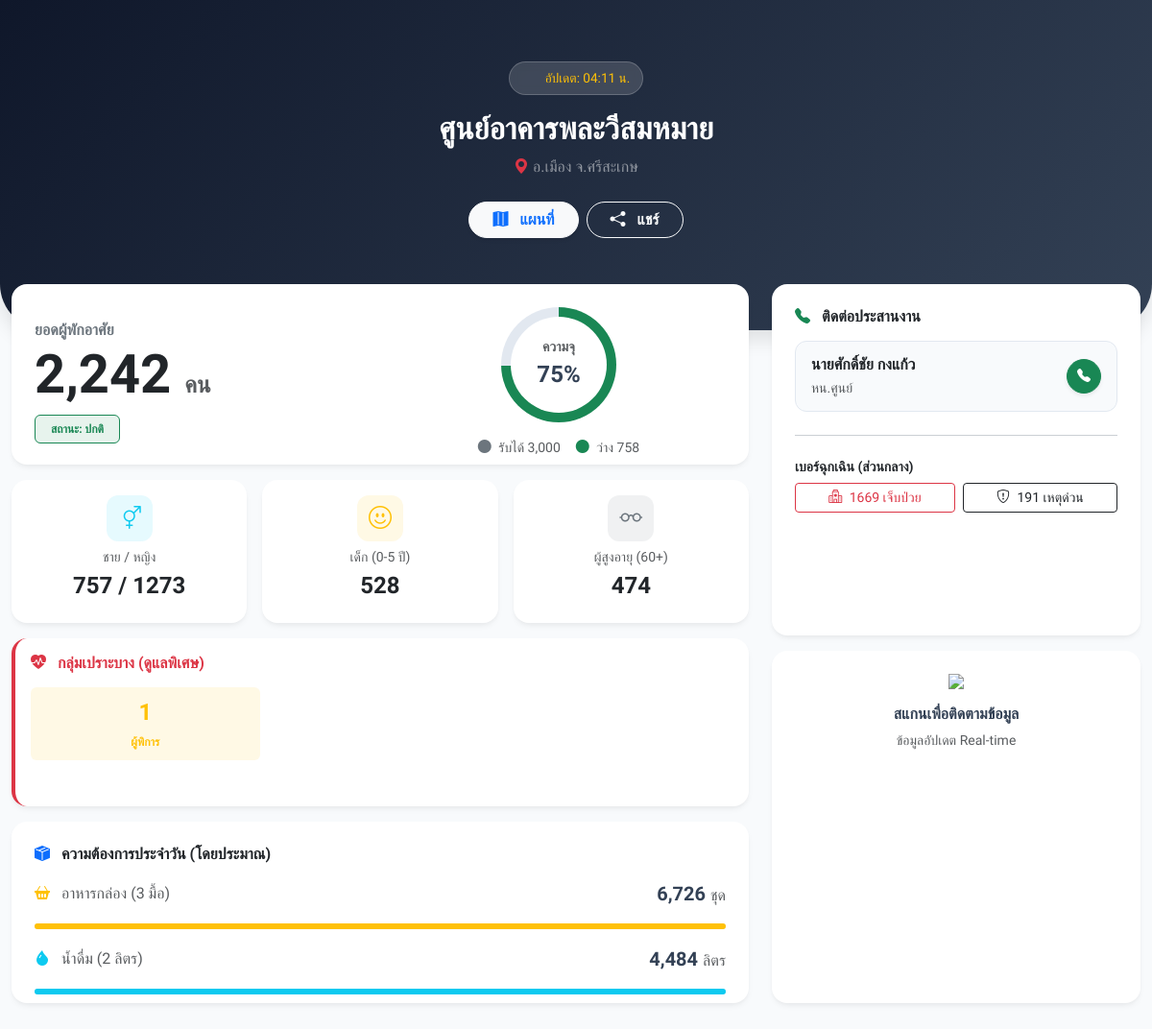
The page /public_dashboard.php?id=22 on the database its author committed.
### tables this page shows
CREATE TABLE `shelters` (
  `id` int(11) NOT NULL,
  `name` varchar(150) NOT NULL,
  `district` varchar(100) NOT NULL,
  `province` varchar(100) DEFAULT 'ศรีสะเกษ',
  `capacity` int(11) DEFAULT 100,
  `status` enum('OPEN','CLOSED') DEFAULT 'OPEN',
  `current_event` varchar(150) DEFAULT NULL,
  `last_updated` timestamp NOT NULL DEFAULT current_timestamp() ON UPDATE current_timestamp()
);

CREATE TABLE `shelter_coordinators` (
  `id` int(11) NOT NULL,
  `shelter_id` int(11) NOT NULL,
  `name` varchar(150) NOT NULL,
  `phone` varchar(50) DEFAULT NULL,
  `position` varchar(100) DEFAULT NULL
);

### public_dashboard.php (the view, shortened to what this page needs)
<?php
require_once 'config/db.php';
$id = $_GET['id'] ?? null;
$stmt = $pdo->prepare("SELECT * FROM shelters WHERE id = ?");
$stmt->execute([$id]);
$shelter = $stmt->fetch(PDO::FETCH_ASSOC);
$sql_total = "SELECT COUNT(*) FROM evacuees WHERE shelter_id = ? AND check_out_date IS NULL";
$stmt_total = $pdo->prepare($sql_total);
$stmt_total->execute([$id]);
$total = $stmt_total->fetchColumn();
$sql_gender = "SELECT
    SUM(CASE WHEN prefix IN ('นาย', 'ด.ช.') THEN 1 ELSE 0 END) as male,
    SUM(CASE WHEN prefix IN ('นาง', 'น.ส.', 'ด.ญ.') THEN 1 ELSE 0 END) as female
FROM evacuees WHERE shelter_id = ? AND check_out_date IS NULL";
$stmt_gender = $pdo->prepare($sql_gender);
$stmt_gender->execute([$id]);
$gender = $stmt_gender->fetch(PDO::FETCH_ASSOC);
$sql_age = "SELECT
    SUM(CASE WHEN age <= 5 THEN 1 ELSE 0 END) as kids,
    SUM(CASE WHEN age >= 60 THEN 1 ELSE 0 END) as elderly,
    SUM(CASE WHEN age > 5 AND age < 60 THEN 1 ELSE 0 END) as adults
FROM evacuees WHERE shelter_id = ? AND check_out_date IS NULL";
$stmt_age = $pdo->prepare($sql_age);
$stmt_age->execute([$id]);
$age_group = $stmt_age->fetch(PDO::FETCH_ASSOC);
$sql_vul = "SELECT
    SUM(CASE WHEN health_condition = 'ผู้ป่วยติดเตียง' THEN 1 ELSE 0 END) as bedridden,
    SUM(CASE WHEN health_condition = 'ผู้พิการ' THEN 1 ELSE 0 END) as disabled,
    SUM(CASE WHEN health_condition = 'ตั้งครรภ์' THEN 1 ELSE 0 END) as pregnant
FROM evacuees WHERE shelter_id = ? AND check_out_date IS NULL";
$stmt_vul = $pdo->prepare($sql_vul);
$stmt_vul->execute([$id]);
$vul = $stmt_vul->fetch(PDO::FETCH_ASSOC);
$stmt_coords = $pdo->prepare("SELECT * FROM shelter_coordinators WHERE shelter_id = ?");
$stmt_coords->execute([$id]);
$coordinators = $stmt_coords->fetchAll(PDO::FETCH_ASSOC);
$food_needed = $total * 3;
$water_needed = $total * 2;
$capacity = $shelter['capacity'];
$percent = ($capacity > 0) ? ($total / $capacity) * 100 : 0;
$vacant = max(0, $capacity - $total);
if ($percent >= 100) { $status_color = 'danger'; $status_text = 'เต็มพื้นที่'; }
else if ($percent >= 80) { $status_color = 'warning'; $status_text = 'หนาแน่น'; }
else { $status_color = 'success'; $status_text = 'ปกติ'; }
$current_url = (isset($_SERVER['HTTPS']) ? "https" : "http") . "://$_SERVER[HTTP_HOST]$_SERVER[REQUEST_URI]";
$map_link = "https://www.google.com/maps/search/?api=1&query=" . urlencode($shelter['name'] . " " . $shelter['district'] . " " . $shelter['province']);
?>
<!DOCTYPE html>
<html lang="th">
<head>
    <link href="https://cdn.jsdelivr.net/npm/bootstrap@5.3.0/dist/css/bootstrap.min.css" rel="stylesheet">
    <link rel="stylesheet" href="https://cdn.jsdelivr.net/npm/bootstrap-icons@1.11.0/font/bootstrap-icons.css">
</head>
<body>
    <div class="hero-banner text-center">
        <div class="container">
            <div class="update-badge text-warning">
                <span>อัปเดต: <?php echo date('H:i น.', strtotime($shelter['last_updated'])); ?></span>
            </div>
            <h1 class="fw-bold mb-2 fs-2 fs-md-1"><?php echo $shelter['name']; ?></h1>
            <p class="text-white-50 mb-4">
                <i class="bi bi-geo-alt-fill text-danger"></i> อ.<?php echo $shelter['district']; ?> จ.<?php echo $shelter['province']; ?>
            </p>
            <div class="d-flex justify-content-center gap-2 flex-wrap">
                <a href="<?php echo $map_link; ?>" target="_blank" class="btn btn-light rounded-pill px-4 fw-bold text-primary shadow-sm">
                    <i class="bi bi-map-fill me-2"></i> แผนที่
                </a>
                <button onclick="shareLink()" class="btn btn-outline-light rounded-pill px-4 fw-bold">
                    <i class="bi bi-share-fill me-2"></i> แชร์
                </button>
            </div>
        </div>
    </div>
    <div class="container" style="position: relative; z-index: 10;">
        <div class="dashboard-grid">
            <div class="d-flex flex-column gap-3">
                <div class="card-custom p-4">
                    <div class="row align-items-center gy-4">
                        <div class="col-md-6 text-center text-md-start">
                            <h6 class="text-secondary fw-bold text-uppercase mb-1">ยอดผู้พักอาศัย</h6>
                            <h1 class="display-4 fw-bold text-dark mb-0"><?php echo number_format($total); ?> <span class="fs-4 text-muted">คน</span></h1>
                            <div class="mt-2">
                                <span class="badge bg-<?php echo $status_color; ?> bg-opacity-10 text-<?php echo $status_color; ?> px-3 py-2 border border-<?php echo $status_color; ?>">
                                    สถานะ: <?php echo $status_text; ?>
                                </span>
                            </div>
                        </div>
                        <div class="col-md-6 text-center">
                            <div class="progress-ring">
                                <div class="progress-ring-inner">
                                    <small class="text-muted fw-bold">ความจุ</small>
                                    <span class="fs-4 fw-bold"><?php echo number_format($percent); ?>%</span>
                                </div>
                            </div>
                            <div class="mt-3 d-flex justify-content-center gap-3 small text-muted">
                                <div><i class="bi bi-circle-fill text-secondary me-1"></i> รับได้ <?php echo number_format($capacity); ?></div>
                                <div><i class="bi bi-circle-fill text-success me-1"></i> ว่าง <?php echo number_format($vacant); ?></div>
                            </div>
                        </div>
                    </div>
                </div>
                <div class="stats-row">
                    <div class="card-custom p-3 text-center">
                        <div class="stat-icon bg-info bg-opacity-10 text-info mx-auto"><i class="bi bi-gender-ambiguous"></i></div>
                        <h6 class="text-muted small">ชาย / หญิง</h6>
                        <h4 class="fw-bold text-dark"><?php echo $gender['male']; ?> / <?php echo $gender['female']; ?></h4>
                    </div>
                    <div class="card-custom p-3 text-center">
                        <div class="stat-icon bg-warning bg-opacity-10 text-warning mx-auto"><i class="bi bi-emoji-smile"></i></div>
                        <h6 class="text-muted small">เด็ก (0-5 ปี)</h6>
                        <h4 class="fw-bold text-dark"><?php echo $age_group['kids']; ?></h4>
                    </div>
                    <div class="card-custom p-3 text-center">
                        <div class="stat-icon bg-secondary bg-opacity-10 text-secondary mx-auto"><i class="bi bi-eyeglasses"></i></div>
                        <h6 class="text-muted small">ผู้สูงอายุ (60+)</h6>
                        <h4 class="fw-bold text-dark"><?php echo $age_group['elderly']; ?></h4>
                    </div>
                </div>
                <?php if($vul['bedridden'] > 0 || $vul['disabled'] > 0 || $vul['pregnant'] > 0): ?>
                <div class="card-custom p-3 border-start border-4 border-danger">
                    <h6 class="fw-bold text-danger mb-3"><i class="bi bi-heart-pulse-fill me-2"></i> กลุ่มเปราะบาง (ดูแลพิเศษ)</h6>
                    <div class="row g-2 text-center">
                        <?php if($vul['disabled'] > 0): ?>
                        <div class="col-4">
                            <div class="bg-warning bg-opacity-10 p-2 rounded text-warning fw-bold">
                                <div class="fs-4"><?php echo $vul['disabled']; ?></div>
                                <small style="font-size: 0.75rem;">ผู้พิการ</small>
                            </div>
                        </div>
                        <?php endif; ?>
                    </div>
                </div>
                <?php endif; ?>
                <div class="card-custom p-4">
                    <h6 class="fw-bold text-dark mb-3"><i class="bi bi-box-seam-fill text-primary me-2"></i> ความต้องการประจำวัน (โดยประมาณ)</h6>
                    <div class="d-flex flex-column gap-3">
                        <div class="d-flex justify-content-between align-items-center">
                            <span class="text-muted"><i class="bi bi-basket2-fill text-warning me-2"></i> อาหารกล่อง (3 มื้อ)</span>
                            <span class="fw-bold fs-5"><?php echo number_format($food_needed); ?> <small class="fs-6 fw-normal text-muted">ชุด</small></span>
                        </div>
                        <div class="progress" style="height: 6px;"><div class="progress-bar bg-warning" style="width: 100%"></div></div>
                        <div class="d-flex justify-content-between align-items-center">
                            <span class="text-muted"><i class="bi bi-droplet-fill text-info me-2"></i> น้ำดื่ม (2 ลิตร)</span>
                            <span class="fw-bold fs-5"><?php echo number_format($water_needed); ?> <small class="fs-6 fw-normal text-muted">ลิตร</small></span>
                        </div>
                        <div class="progress" style="height: 6px;"><div class="progress-bar bg-info" style="width: 100%"></div></div>
                    </div>
                </div>
            </div>
            <div class="d-flex flex-column gap-3">
                <div class="card-custom p-4">
                    <h6 class="fw-bold text-dark mb-3"><i class="bi bi-telephone-fill text-success me-2"></i> ติดต่อประสานงาน</h6>
                    <?php if(count($coordinators) > 0): ?>
                        <?php foreach($coordinators as $c): ?>
                            <div class="contact-item">
                                <div class="contact-info">
                                    <div class="fw-bold text-dark"><?php echo $c['name']; ?></div>
                                    <small class="text-muted"><?php echo $c['position']; ?></small>
                                </div>
                                <a href="tel:<?php echo $c['phone']; ?>" class="btn btn-success btn-sm rounded-circle shadow-sm" style="width: 36px; height: 36px; display:flex; align-items:center; justify-content:center;">
                                    <i class="bi bi-telephone-fill"></i>
                                </a>
                            </div>
                        <?php endforeach; ?>
                    <?php else: ?>
                        <div class="text-center text-muted small py-3">ยังไม่มีข้อมูลผู้ประสานงาน</div>
                    <?php endif; ?>
                    <hr class="my-4">
                    <h6 class="fw-bold text-dark mb-2 small text-uppercase">เบอร์ฉุกเฉิน (ส่วนกลาง)</h6>
                    <div class="d-flex gap-2">
                        <a href="tel:1669" class="btn btn-outline-danger btn-sm flex-grow-1"><i class="bi bi-hospital me-1"></i> 1669 เจ็บป่วย</a>
                        <a href="tel:191" class="btn btn-outline-dark btn-sm flex-grow-1"><i class="bi bi-shield-exclamation me-1"></i> 191 เหตุด่วน</a>
                    </div>
                </div>
                <div class="card-custom p-4 text-center">
                    <img src="https://api.qrserver.com/v1/create-qr-code/?size=150x150&data=<?php echo urlencode($current_url); ?>" width="120" class="mb-3">
                    <h6 class="fw-bold">สแกนเพื่อติดตามข้อมูล</h6>
                    <p class="text-muted small mb-0">ข้อมูลอัปเดต Real-time</p>
                </div>
            </div>
        </div>
    </div>
</body>
</html>

### rows shown on the page
shelters: last_updated "04:11 น.", name "ศูนย์อาคารพละวีสมหมาย", district "เมือง", province "ศรีสะเกษ", capacity "3,000"
shelter_coordinators: name "นายศักดิ์ชัย กงแก้ว", position "หน.ศูนย์"

### other values the page prints
$total "2,242"
$status_text "ปกติ"
$percent "75"
$vacant "758"
$gender['male'] "757"
$gender['female'] "1273"
$age_group['kids'] "528"
$age_group['elderly'] "474"
$vul['disabled'] "1"
$food_needed "6,726"
$water_needed "4,484"
